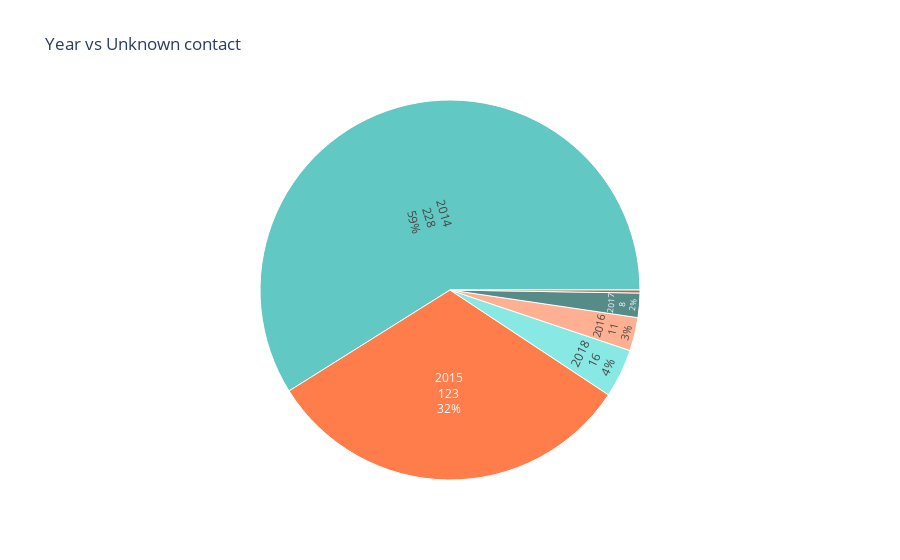

This figure's notebook cell:
### Code cell
fig = xp.sunburst(demo, path=['Year'], values='No. of unknown contact history',
                  color_discrete_sequence=['lightseagreen', 'orangered'], title='Year vs Unknown contact')
fig.data[0].textinfo = 'label+text+value+percent root'
fig.show()

### Figure 1 — Plotly figure (JSON) as saved in the notebook; plotly's stock layout.template omitted (floating-point values rounded to 4 significant figures)
{"data": [{"branchvalues": "total", "domain": {"x": [0, 1], "y": [0, 1]}, "hovertemplate": "labels=%{label}<br>No. of unknown contact history=%{value}<br>parent=%{parent}<br>id=%{id}<extra></extra>", "ids": ["2014", "2015", "2016", "2017", "2018", "2019"], "labels": ["2014", "2015", "2016", "2017", "2018", "2019"], "name": "", "parents": ["", "", "", "", "", ""], "textinfo": "label+text+value+percent root", "type": "sunburst", "values": [228, 123, 11, 8, 16, 1]}], "layout": {"legend": {"tracegroupgap": 0}, "sunburstcolorway": ["lightseagreen", "orangered"], "title": {"text": "Year vs Unknown contact"}}}
